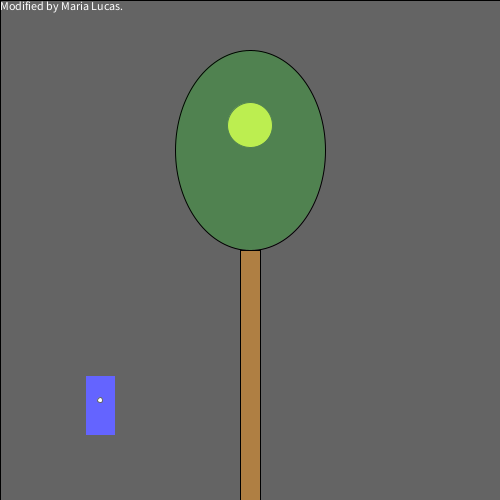
Frame 1 (no input)
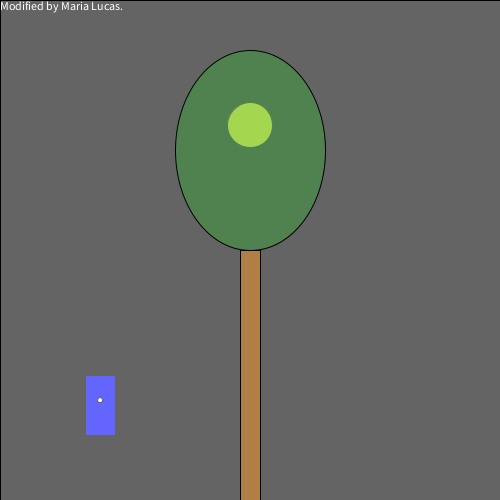
Frame 60 (the mouse pressed at the canvas centre just before this capture)
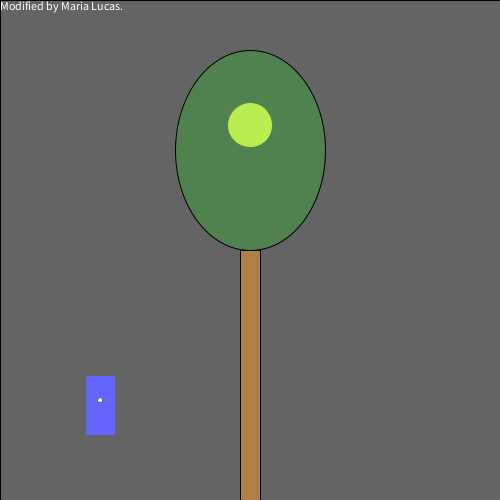
Frame 120 (the mouse held since frame 60 and released just before this capture)

The Processing sketch that drew these frames (run headless with seeded random() and noise(); from frame 60 on, the mouse is pressed at the canvas centre):

// Processing sketch: processing_109433
// ── processing_109433.pde

/*
  Norm Krumpe
  September 22, 2012
  Models a light that is triggered by motion (in this case, motion
  of the mouse).  The light also has a timer.  So, motion turns on the
  light, but a certain amount of time passing with no motion will
  cause the light to turn off again.
*/

// How close you need to get to the
// light sensor in order to turn on
// the light.  Higher values make it
// easier to trigger the light.  Distance
// is measured in pixels.
final int TRIGGER_DISTANCE = 50;

// The location of the sensor:
final int SWITCH_CENTER_X = 100;
final int SWITCH_CENTER_Y = 400;

// seconds until light shuts off automatically when there is no motion
final float SECONDS_UNTIL_AUTO_SHUTOFF = 10; 

// Light will initially be on because of this next value.
// Want the light off initially?  
// Set this to something less than SECONDS_UNTIL_AUTO_SHUTOFF
float timeOfLastTrigger = 0; 
boolean revealTriggerRegion = false;

// Just choose a window size
void setup() {
  size(500, 500);
}

// Each time the mouse moves, check to see
// if it triggered the motion sensor
void mouseMoved() {
  if (motionSensorWasTriggered()) {
    timeOfLastTrigger = millis()/1000.0;
  }
}

// When a key is pressed, toggle the "cheat" that
// reveals the motion sensor's trigger region.
void keyPressed() {
  revealTriggerRegion = !revealTriggerRegion;

}

// Draw the various parts of the scene
void draw() {
  background(0);
  
  //Add text. 
fill(255, 255, 255); 
text("Modified by Maria Lucas.", 0, 10); 

  drawLightSwitch();
  drawLamp();  
  drawTriggerRegion();
}

// Draws all components of the lamp
void drawLamp() {
  drawLight();
  fill(0, 255, 0, 50);
  ellipse(250, 150, 150, 200); 
  fill(175, 127, 67);
  rect(240, 250, 20, 250);
}

// How the light gets drawn depends on whether
// the lightbulb is lit.
void drawLight() {

  if (secondsSinceLastTrigger() < SECONDS_UNTIL_AUTO_SHUTOFF) {
    // If the light is on:
    int strength = (int)random(156, 256);
    fill(strength, strength, 0);
    ellipse(250, 125, 45, 45);
    fill(255, 100);
    rect(0, 0, width, height);
  }

  else {
    // Light is off:
    fill(10, 10, 0);
    ellipse(250, 125, 45, 45);
  }
}

// Draw the light switch/sensor
void drawLightSwitch() {
  fill(0, 0, 255);
  rect(SWITCH_CENTER_X - 15, SWITCH_CENTER_Y - 25, 30, 60);
  fill(255);
  ellipse(SWITCH_CENTER_X, SWITCH_CENTER_Y, 5, 5);
}

// Return true if the mouse triggered the sensor
boolean motionSensorWasTriggered() {
  return distanceFromLightSwitch() < TRIGGER_DISTANCE;
}

// Compute the distance between the mouse and the sensor
float distanceFromLightSwitch() {  
  return dist(mouseX, mouseY, SWITCH_CENTER_X, SWITCH_CENTER_Y);
}

// Determine how long it has been since the motion sensor
// was last turned on.
float secondsSinceLastTrigger() {
  return millis()/1000.0 - timeOfLastTrigger;
}

// Show a "cheat" region so that you know where the mouse
// needs to go in order to trigger the light sensor
void drawTriggerRegion() {
  if (revealTriggerRegion) {
    fill(255, 25);
    ellipse(SWITCH_CENTER_X, SWITCH_CENTER_Y, 
    TRIGGER_DISTANCE * 2, TRIGGER_DISTANCE * 2);
  }
}
